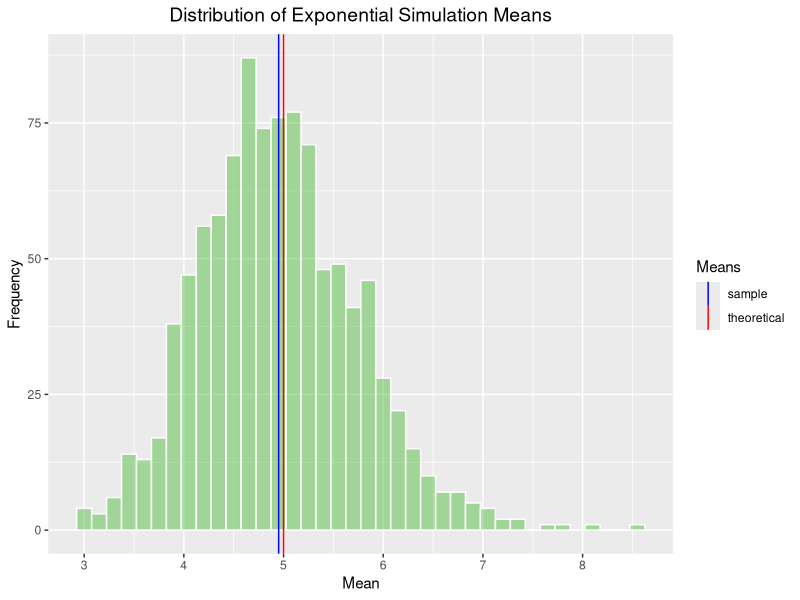
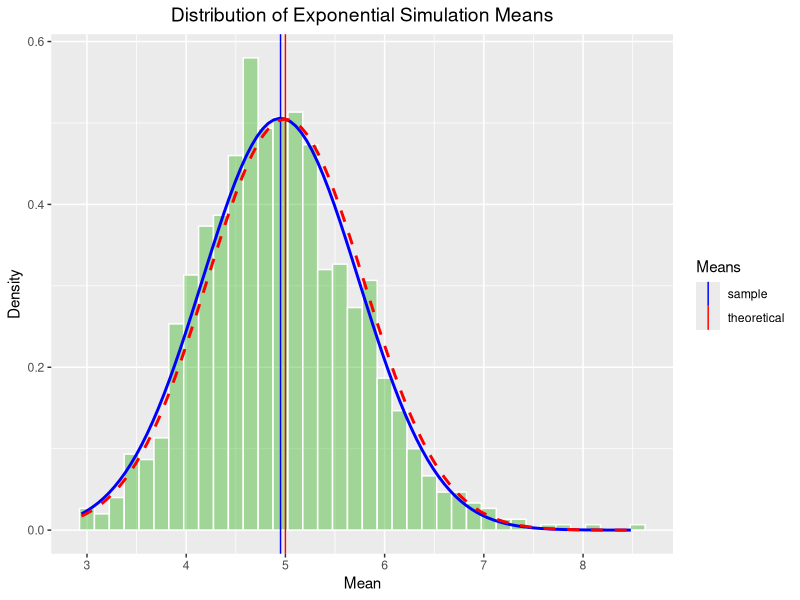

These figures' R source, in order:
## ---- chunk 1
knitr::opts_chunk$set(echo = TRUE, fig.path='figures/')
## ---- chunk 2
# load libraries
if (!require(ggplot2)) {
    install.packages("ggplot2", repos = "http://cran.us.r-project.org")
    library(ggplot2)
}

# set seed for reproducability
set.seed(062000)

# set sampling values:
lambda <- 0.2             # rate parameter
n <- 40                   # number of samples (exponentials) in each simulation
numSimulations <- 1000    # number of simulations

# simulate the population
simMeans <- data.frame(expMean = sapply(1 : numSimulations, function(x) {mean(rexp(n, lambda))}))
## ---- chunk 3
# calculate sample mean and theoretical mean
sampleMean <- mean(simMeans$expMean)
theoMean <- 1/lambda
compMeans <- data.frame(sampleMean, theoMean)
names(compMeans) <- c("Sample Mean", "Theoretical Mean")
print(compMeans)
## ---- chunk 4
t.test(simMeans$expMean, conf.level = 0.95)
## ---- chunk 5
# plot the distribution (sample mean versus theoretical mean)
expSimulationMeansChart <- ggplot(simMeans, aes(x = expMean, y = ..count..)) +
    geom_histogram(binwidth = 0.15, color = "white", fill = rgb(0.2,0.7,0.1,0.4))  +
    geom_vline(aes(xintercept = sampleMean, color = "sample"), size = 0.50) +
    geom_vline(aes(xintercept = theoMean, color = "theoretical"), size = 0.50) +
    xlab("Mean") +
    ylab("Frequency") +
    theme(plot.title = element_text(size = 14, hjust = 0.5)) +
    scale_color_manual(name = "Means", values = c(sample = "blue", theoretical = "red")) +
    ggtitle("Distribution of Exponential Simulation Means")
print(expSimulationMeansChart)
## ---- chunk 6
# calculate sample variance and theoretical variance
sampleVariance <- var(simMeans$expMean)
theoVariance <- ((1/lambda)^2)/n
compVariance <- data.frame(sampleVariance, theoVariance)
names(compVariance) <- c("Sample Variance", "Theoretical Variance")
print(compVariance)
## ---- chunk 7
# plot the distribution
expSimulationMeansChart <- ggplot(simMeans, aes(x = expMean)) +
    geom_histogram(aes(y = ..density..), binwidth = 0.15, color = "white", fill = rgb(0.2,0.7,0.1,0.4))  +
    geom_vline(aes(xintercept = sampleMean, color = "sample"), size = 0.50) +
    geom_vline(aes(xintercept = theoMean, color = "theoretical"), size = 0.50) +
    xlab("Mean") +
    ylab("Density") +
    theme(plot.title = element_text(size = 14, hjust = 0.5)) +
    scale_color_manual(name = "Means", values = c(sample = "blue", theoretical = "red")) +
    stat_function(fun = dnorm, args = list(mean = sampleMean, sd = sqrt(sampleVariance)), color = "blue", size = 1.0) +
    stat_function(fun = dnorm, args = list(mean = theoMean, sd = sqrt(theoVariance)), color = "red", size = 1.0, linetype = "dashed") +
    ggtitle("Distribution of Exponential Simulation Means")
print(expSimulationMeansChart)
